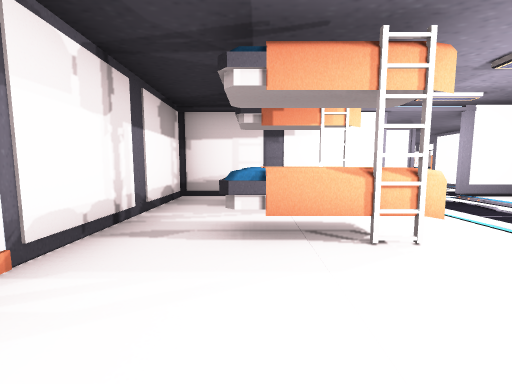
View 1 (above)

24 first-person views from a walk through a Unity game level. The camera is 1.3 m above the floor, tilts 6° down and sees 90° across. The floor is counted in squares, 2 m on a side. Each view is taken from the middle of a square. On the plan, view 1 faces up. The plan holds only what a view shows up to about 9 squares ahead; the rest is blank. The place goes on beyond the plan. The player is left out. Door leaves are left out, so doorways stand open. Some surface patterns are stand-ins.

View 2
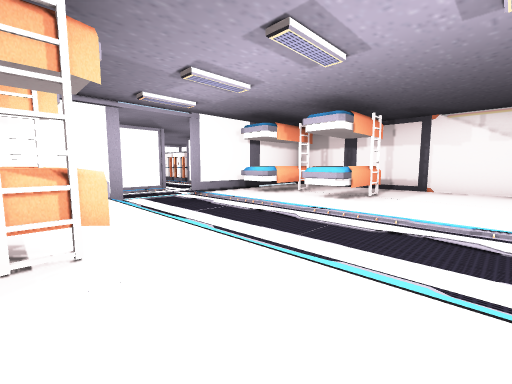

View 3
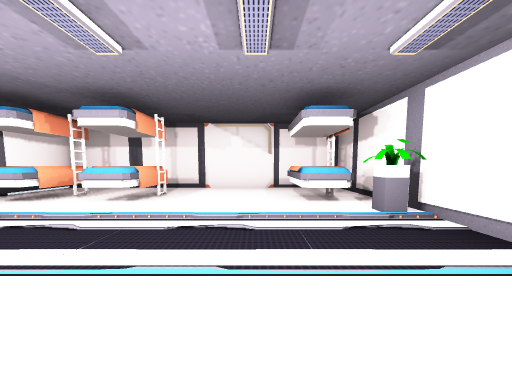

View 4
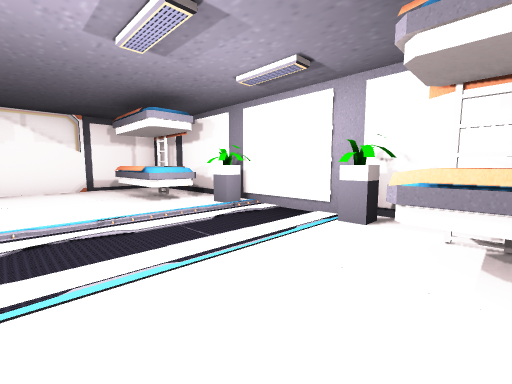

View 5
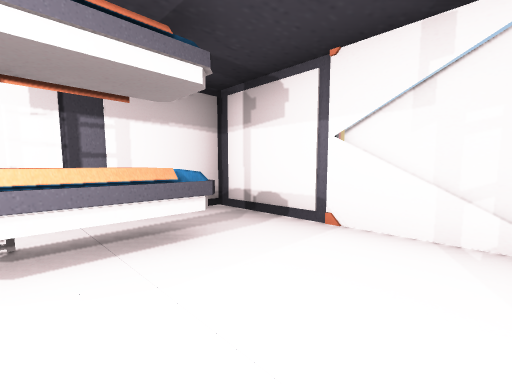

View 6
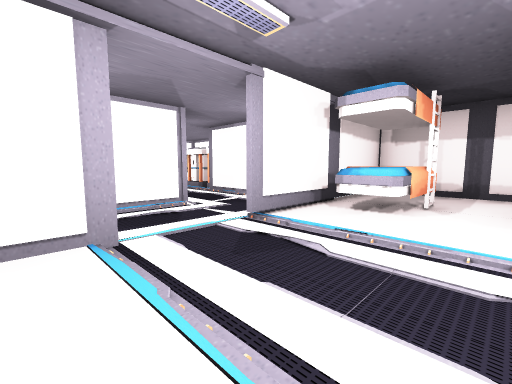

View 7
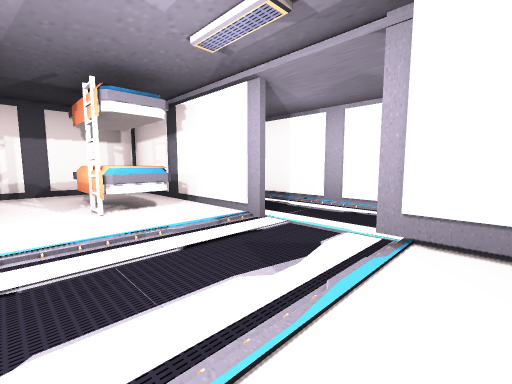

View 8
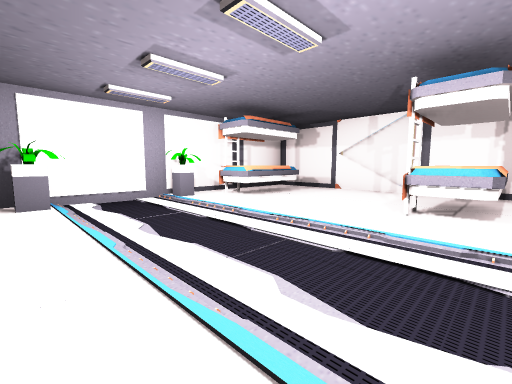

View 9
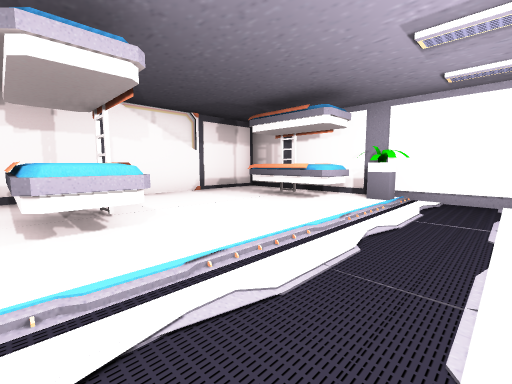

View 10
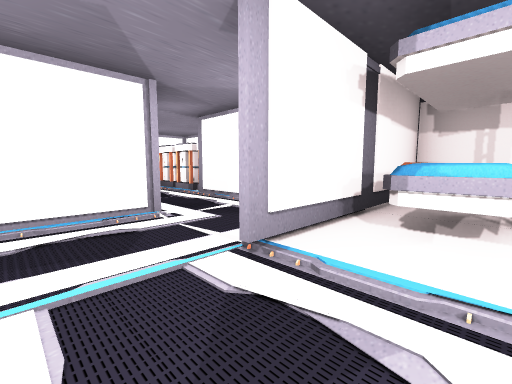

View 11
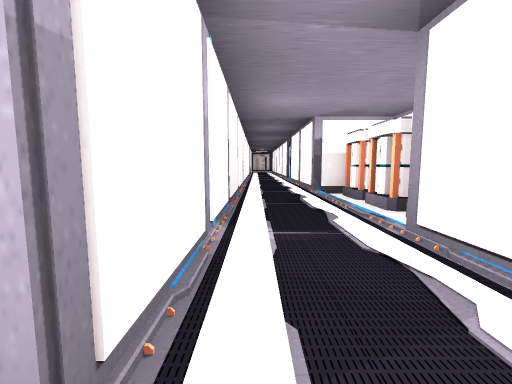

View 12
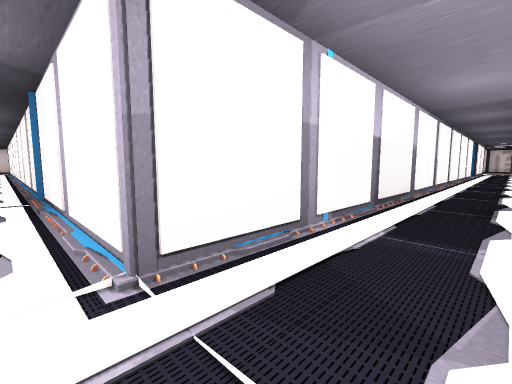

View 13
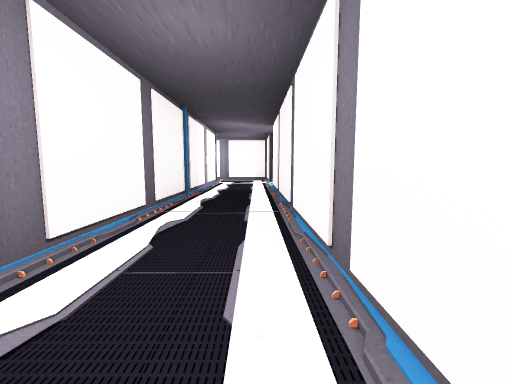

View 14
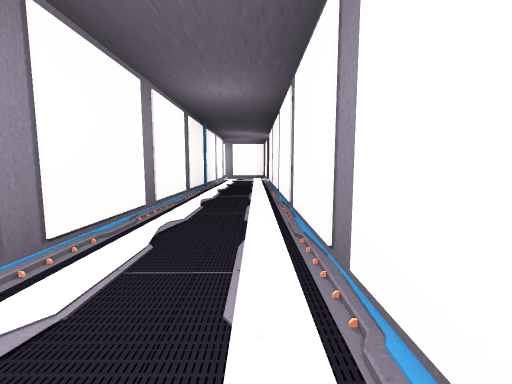

View 15
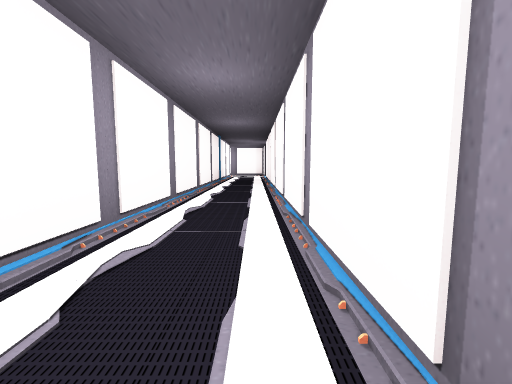

View 16
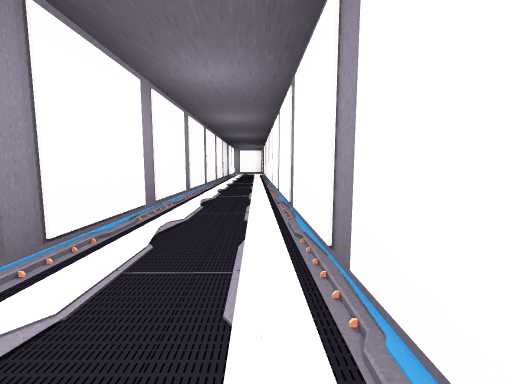

View 17
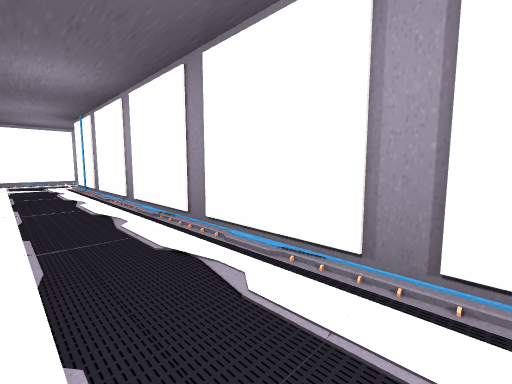

View 18
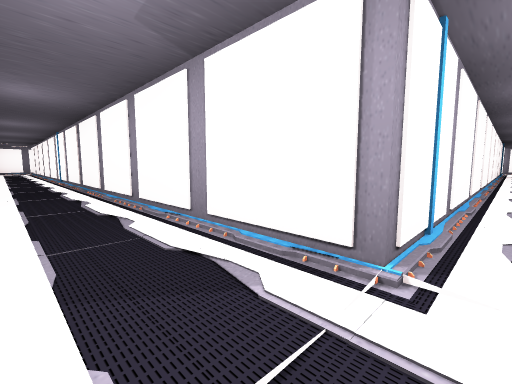

View 19
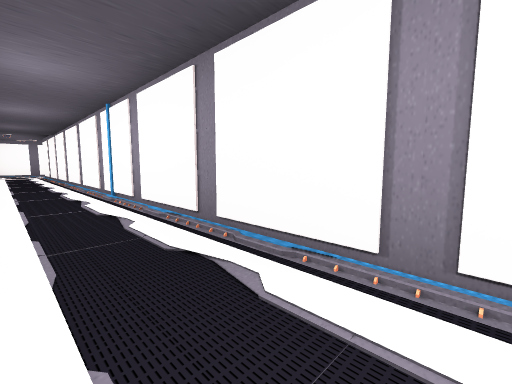

View 20
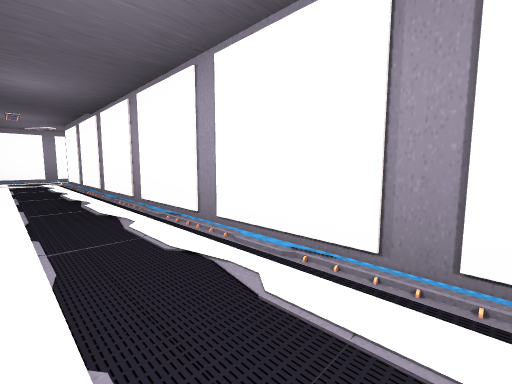

View 21
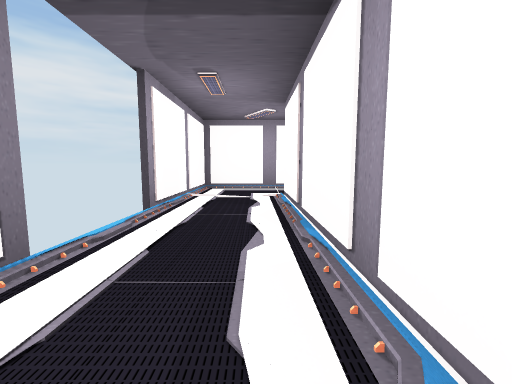

View 22
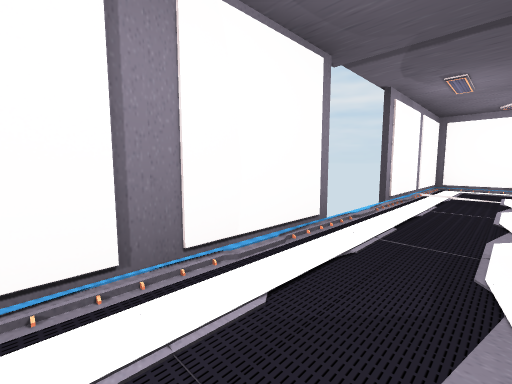

View 23
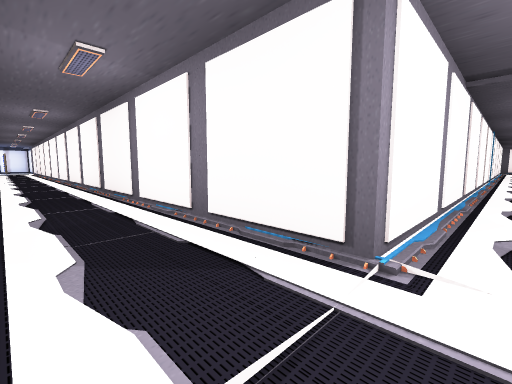

View 24
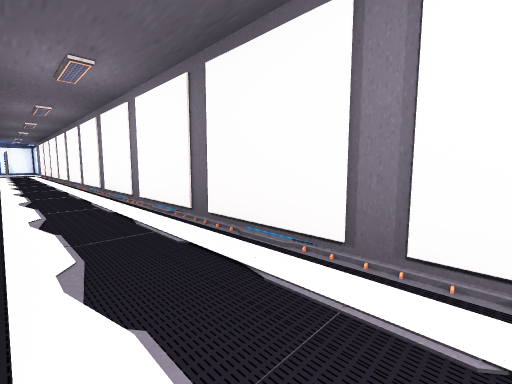

### Floor plan
Ten units are one square. View 1 is at (0, 0); x grows to the right and y downward. Boxes are objects, and circles mark ways between rooms. Rooms are numbered by the first view taken in them; rooms with no view inside come last. Other rooms are left out.
<svg viewBox="-205 -318 295 348">
<path fill="none" stroke="#000" d="M28 -52 -16 -52 -16 24 85 24 85 -52 41 -52M46 -85 46 -75 -14 -75M-14 -55 21 -55M-171 -313 -194 -313 -194 -275M-174 -284 -174 -294 -29 -294M-194 -256 -194 -229M46 -184 46 -134M64 -134 64 -161M-14 -75 -174 -75 -174 -256M-194 -79 -194 -60M-126 -55 -14 -55"/>
<rect x="-5" y="5" width="30" height="10" fill="#bbb"><title>bed</title></rect>
<rect x="-5" y="-35" width="20" height="20" fill="#bbb"><title>bed</title></rect>
<rect x="-5" y="-45" width="30" height="10" fill="#bbb"><title>bed</title></rect>
<rect x="15" y="15" width="10" height="10" fill="#bbb"><title>plant</title></rect>
<rect x="45" y="15" width="10" height="10" fill="#bbb"><title>plant</title></rect>
<rect x="45" y="5" width="30" height="10" fill="#bbb"><title>bed</title></rect>
<rect x="45" y="-35" width="30" height="20" fill="#bbb"><title>bed</title></rect>
<rect x="45" y="-45" width="30" height="10" fill="#bbb"><title>bed</title></rect>
<circle cx="35" cy="-55" r="3" fill="#2a7"/>
<circle cx="-20" cy="-70" r="3" fill="#2a7"/>
<text x="40" y="-10">1</text>
<text x="30" y="-70">2</text>
<text x="-80" y="-300">3</text>
</svg>
Room 1 opens to room 2. Room 2 opens to room 3.

Where each view was taken, in squares from view 1:
view 1: 0 up, 0 right, facing up
view 2: 0 up, 1 right, facing up-right
view 3: 0 up, 1 right, facing right
view 4: 1 up, 1 right, facing down-right
view 5: 1 up, 1 right, facing down-left
view 6: 3 up, 2 right, facing up-right
view 7: 3 up, 5 right, facing up-left
view 8: 3 up, 5 right, facing down-left
view 9: 3 up, 3 right, facing down-right
view 10: 4 up, 3 right, facing up-right
view 11: 7 up, 5 right, facing up
view 12: 7 up, 6 right, facing up-left
view 13: 6 up, 5 left, facing right
view 14: 6 up, 7 left, facing right
view 15: 6 up, 10 left, facing right
view 16: 6 up, 13 left, facing right
view 17: 6 up, 9 left, facing up-left
view 18: 7 up, 19 left, facing up-right
view 19: 13 up, 19 left, facing up-right
view 20: 19 up, 19 left, facing up-right
view 21: 24 up, 18 left, facing up
view 22: 23 up, 18 left, facing up-left
view 23: 31 up, 18 left, facing down-right
view 24: 31 up, 14 left, facing down-right
